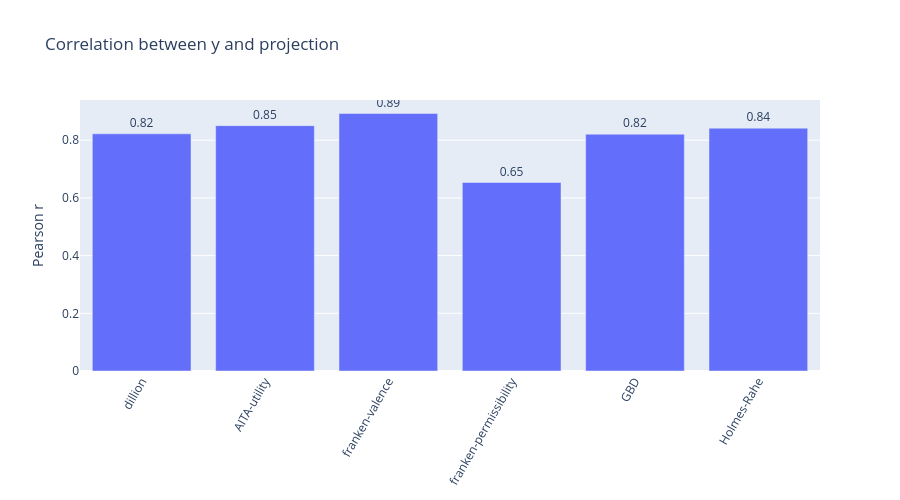

Notebook code cell kept with this figure:
### Markdown cell above
### 4a. Correlation - continuous `y`
For datasets with continuous labels, we can evaluate how well a single direction captures the labels by computing the correlation between projections onto the direction and the continuous labels `y`.

### Code cell
CONTINUOUS = [k for k, s in SUBSETS.items() if len(np.unique(s["y"])) > 2]

labels_c, rs = [], []
for label in CONTINUOUS:
    proj = embeddings[label] @ directions[label]
    rs.append(np.corrcoef(proj, SUBSETS[label]["y"])[0, 1])
    labels_c.append(label)

fig = go.Figure(go.Bar(x=labels_c, y=rs, text=rs, texttemplate="%{text:.2f}", textposition="outside"))
fig.update_layout(title="Correlation between y and projection",
                  yaxis_title="Pearson r", xaxis_tickangle=-60, width=900, height=500)
fig.show()

### Figure 1 — Plotly figure (JSON) as saved in the notebook; plotly's stock layout.template omitted (floating-point values rounded to 4 significant figures)
{"data": [{"text": ["0.8221682889552421", "0.850561175151119", "0.8924357096307463", "0.6533752535937728", "0.8209093421487748", "0.8416903031502674"], "textposition": "outside", "texttemplate": "%{text:.2f}", "type": "bar", "x": ["dillion", "AITA-utility", "franken-valence", "franken-permissibility", "GBD", "Holmes-Rahe"], "y": [0.8222, 0.8506, 0.8924, 0.6534, 0.8209, 0.8417]}], "layout": {"height": 500, "title": {"text": "Correlation between y and projection"}, "width": 900, "xaxis": {"tickangle": -60}, "yaxis": {"title": {"text": "Pearson r"}}}}
